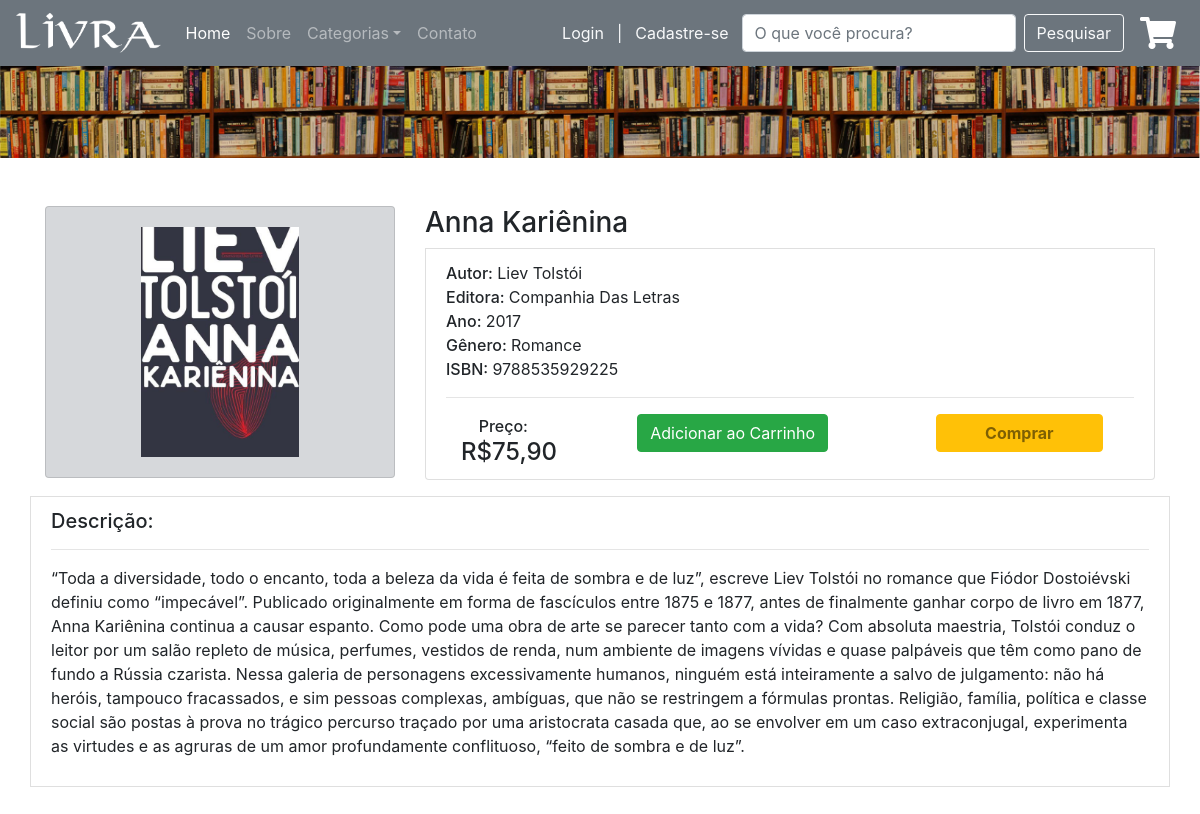
Page /produto.php?id=1 on the committed database.
### tables this page shows
CREATE TABLE `livros` (
  `id` int(10) NOT NULL,
  `titulo` varchar(255) NOT NULL,
  `autor` varchar(255) NOT NULL,
  `ano` int(4) NOT NULL,
  `editora` varchar(255) NOT NULL,
  `genero` varchar(255) NOT NULL,
  `preco` decimal(5,2) NOT NULL,
  `foto` varchar(255) NOT NULL,
  `desconto` int(11) NOT NULL,
  `descricao` varchar(2000) NOT NULL,
  `estoque` int(3) NOT NULL,
  `isbn` varchar(13) NOT NULL
);

### produto.php (the view, shortened to what this page needs)
<!DOCTYPE html>
<html>
    <head>
        <link rel="stylesheet" href="https://maxcdn.bootstrapcdn.com/bootstrap/4.1.3/css/bootstrap.min.css">
        <link rel="stylesheet" href="https://use.fontawesome.com/releases/v5.6.3/css/all.css">
        <link rel="stylesheet" href="estilo.css">
    </head>
    <body>
        <header class="container_fluid">
            <?php
                if(!isset($_SESSION['email'])) {
                    include ('navbar.php');
                    }
                        else {
                            include ('navbar_usuario_logado.php');
                        }
            ?>
        </header>
        <div class="container-fluid">
        <img src="imagens/tema-livraria-2600.jpg" alt="Livra" class="ml-0" width="100%">
        </div>
        <section class="container">
            <div class="row">
                <?php
                $codProduto = $_GET['id'];
                require_once 'conexao.php';
                $sql = "SELECT * FROM livros WHERE id={$codProduto};";
                $result = mysqli_query($conn, $sql);
                if (mysqli_num_rows($result) > 0) {
                    while($row = mysqli_fetch_assoc($result)) {
                ?>
                    <div class="col-md-4 mt-5 align-self-xl-stretch">
                        <section class="list-group align-self-xl-strech min-height">
                            <span class="list-group-item list-group-item-secondary text-center">
                                <img class="mt-2 mb-2" src="imagens/<?php echo $row['foto']; ?>" height="230"/>
                            </span>
                        </section>
                    </div>
                    <div class="col-md-8 mt-5 align-self-xl-stretch">
                        <h3 class=""><?php echo $row['titulo']; ?></h3>
                        <span class="list-group-item">
                            <span><h6 class="d-inline">Autor: </h6><?php echo $row['autor']; ?></span><br>
                            <span><h6 class="d-inline">Editora: </h6><?php echo $row['editora']; ?></span><br>
                            <span><h6 class="d-inline">Ano: </h6><?php echo $row['ano']; ?></span><br>
                            <span><h6 class="d-inline">Gênero: </h6><?php echo $row['genero']; ?></span><br>
                            <span><h6 class="d-inline">ISBN: </h6><?php echo $row['isbn']; ?></span>
                            <hr>
                            <div class="clearfix text-center">
                                <span class="float-left col-md-3 col-lg-2 mb-2 mb-md-0">
                                    <h6 class="d-inline">Preço: </h6><h4 class="d-inline">R$<?php echo number_format($row['preco'], 2, ',', '.'); ?></h4>
                                </span>
                                <form method="GET" class="float-right col-md-3 col-lg-4" action="checkout.php?<?php echo $row['id']; ?>">
                                    <span>
                                        <?php
                                            if ($row['estoque']==0){
                                                echo '<button type="submit" class="btn btn-warning text-black-50 m-2 m-md-0 px-5 px-md-3 px-lg-5 d-none" disabled><strong>Comprar</strong></button>';
                                            }else{
                                                echo '<button type="submit" class="btn btn-warning text-black-50 m-2 m-md-0 px-5 px-md-3 px-lg-5"><strong>Comprar</strong></button>';
                                                }
                                        ?>
                                    </span>
                                </form>
                                <form method="POST" class="float-left col-md-6 col-lg-6" action="adicionar_produto_ao_carrinho.php?<?php echo $row['id']; ?>">
                                    <span>
                                        <?php
                                            if ($row['estoque']==0){
                                                echo '<button type="submit" class="btn btn-danger px-5 m-2 m-md-0" disabled>Produto Indisponível</button>';
                                            }else{
                                                echo '<button type="submit" class="btn btn-success m-2 m-md-0">Adicionar ao Carrinho</button>';
                                                }
                                        ?>
                                    </span>
                                </form>
                            </div>
                        </span>
                    </div>
                    <div class="mt-3 list-group-item">
                        <span>
                            <h5>Descrição:</h5>
                            <hr>
                            <p><?php echo $row['descricao']; ?></p>
                        </span>
                    </div>
                    <br><br><br>
                <?php
                    }
                }
                else {
                    echo "Este livro não foi encontrado no Banco de Dados.";
                }
                ?>
            </div>
        </section>
    </body>
</html>

### estilo.css (style rules this page uses)
.container-fluid { width: 100%; padding-right: 0px; padding-left: 0px; margin-right: auto; margin-left: auto; }
.min-height { min-height: 50%; }

### rows in the picture
livros: titulo "Anna Kariênina", autor "Liev Tolstói", editora "Companhia Das Letras", ano "2017", genero "Romance", isbn "9788535929225", preco "75,90", estoque "Comprar", descricao "“Toda a diversidade, todo o encanto, toda a beleza da vida é feita de sombra e de luz”, escreve Liev Tolstói no romance que Fiódor Dostoiévski definiu como “impecável”. Publicado originalmente em forma de fascículos entre 1875 e 1877, antes de finalmente ganhar corpo de livro em 1877, Anna Kariênina continua a causar espanto. Como pode uma obra de arte se parecer tanto com a vida? Com absoluta maestria, Tolstói conduz o leitor por um salão repleto de música, perfumes, vestidos de renda, num ambiente de imagens vívidas e quase palpáveis que têm como pano de fundo a Rússia czarista. Nessa galeria de personagens excessivamente humanos, ninguém está inteiramente a salvo de julgamento: não há…"
